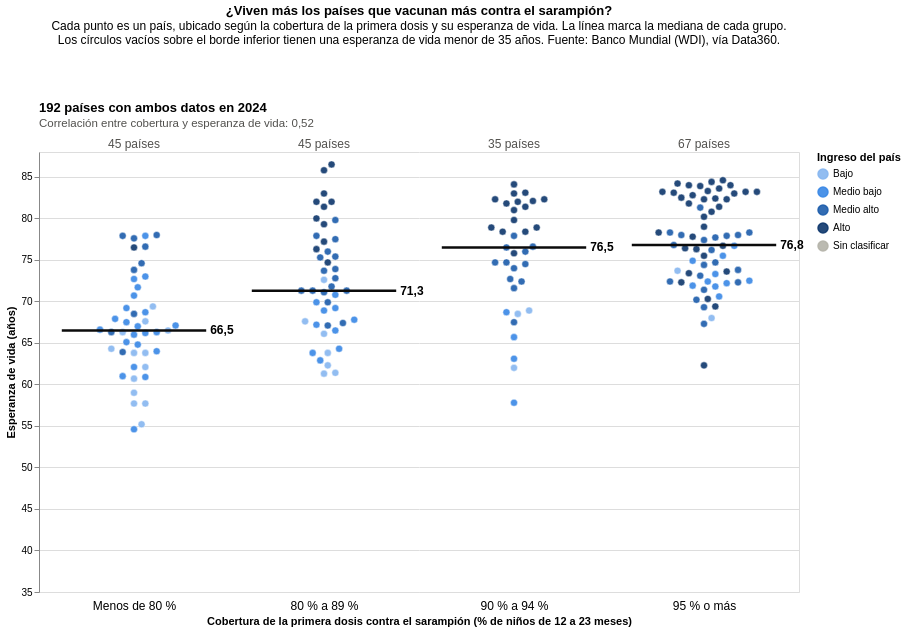

Write notebook code for a chart like this one.
### Code cell
anio_vac = alt.param(name="anio_vac", value=HASTA, bind=alt.binding_range(min=DESDE, max=HASTA, step=1, name="Año: "))
buscar_vac = alt.param(name="buscar_vac", value="", bind=alt.binding(input="search", placeholder="Ej.: Argentina", name="Buscar un país: "))
COINCIDE_VAC = "length(buscar_vac) > 1 && indexof(lower(datum.pais), lower(buscar_vac)) >= 0"

escala_x3 = alt.Scale(domain=[-0.5, 3.5], nice=False, zero=False)
eje_x3 = alt.Axis(values=[0, 1, 2, 3], grid=False, ticks=False, domain=False, labelFontSize=12, labelPadding=8,
                  labelExpr=f"{GRUPOS!r}[datum.value]")
TITULO_X3 = "Cobertura de la primera dosis contra el sarampión (% de niños de 12 a 23 meses)"
x3 = alt.X("x:Q", title=TITULO_X3, scale=escala_x3, axis=eje_x3)
y3 = alt.Y("vida:Q", title="Esperanza de vida (años)", scale=escala_vida)

base_vac = alt.Chart(vacunas).transform_filter("datum.anio == anio_vac")
FICHA_VAC = [
        alt.Tooltip("pais:N", title="País"),
        alt.Tooltip("anio:Q", title="Año", format="d"),
        alt.Tooltip("valor:Q", title="Vacunación contra el sarampión (%)", format="d"),
        alt.Tooltip("grupo:N", title="Grupo"),
        alt.Tooltip("vida:Q", title="Esperanza de vida (años)", format=".1f"),
        alt.Tooltip("ingreso:N", title="Grupo de ingreso"),
]
puntos_vac = base_vac.transform_filter(f"datum.vida >= {VIDA_MIN}").mark_circle(size=50, stroke="white", strokeWidth=0.5).encode(
    x=x3, y=y3, color=color_ingreso,
    opacity=alt.condition(f"length(buscar_vac) < 2 || {COINCIDE_VAC}", alt.value(0.9), alt.value(0.15)),
    tooltip=FICHA_VAC,
)
fuera_vac = base_vac.transform_filter(f"datum.vida < {VIDA_MIN}").mark_point(size=50, filled=False, strokeWidth=1.5).encode(
    x=x3, y=y3, color=color_ingreso, tooltip=FICHA_VAC)
nombre_vac = alt.Chart(vacunas).transform_filter(f"datum.anio == anio_vac && {COINCIDE_VAC}").mark_text(
    align="left", dx=7, dy=-7, fontWeight="bold").encode(x=x3, y=y3, text="pais:N")

base_med = alt.Chart(medianas).transform_filter("datum.anio == anio_vac")
x_med = lambda campo: alt.X(campo, title=TITULO_X3, scale=escala_x3, axis=eje_x3)
y_med = alt.Y("mediana:Q", title="Esperanza de vida (años)", scale=escala_vida)
linea_med = base_med.mark_rule(strokeWidth=2.5, color="#0b0b0b").encode(x=x_med("desde:Q"), x2="hasta:Q", y=y_med)
texto_med = base_med.mark_text(align="left", dx=4, fontWeight="bold", fontSize=12).encode(x=x_med("hasta:Q"), y=y_med, text="texto_mediana:N")
texto_n = base_med.mark_text(fontSize=12, color="#52514e", y=-8).encode(x=x_med("grupo_n:Q"), text="texto_n:N")

encabezado_vac = alt.Chart(textos_vacunas).transform_filter("datum.anio == anio_vac")
linea_1_vac = encabezado_vac.mark_text(align="left", x=0, y=-44, fontSize=13, fontWeight="bold").encode(text="linea_1:N")
linea_2_vac = encabezado_vac.mark_text(align="left", x=0, y=-28, fontSize=11.5, color="#52514e").encode(text="linea_2:N")

grafico_3 = (puntos_vac + fuera_vac + linea_med + texto_med + texto_n + nombre_vac + linea_1_vac + linea_2_vac).add_params(
    anio_vac, buscar_vac
).properties(
    width=ANCHO_3, height=ALTO_3,
    title={"text": "¿Viven más los países que vacunan más contra el sarampión?",
           "subtitle": ["Cada punto es un país, ubicado según la cobertura de la primera dosis y su esperanza de vida. La línea marca la mediana de cada grupo.",
                        "Los círculos vacíos sobre el borde inferior tienen una esperanza de vida menor de 35 años. Fuente: Banco Mundial (WDI), vía Data360."],
           "offset": 56},
)
grafico_3

### Figure 1 — Vega-Lite specification as saved in the notebook (floating-point values rounded to 4 significant figures; data arrays with more than 128 entries replaced by an {"elided": "..."} marker saying what was removed)
{"config": {"view": {"continuousWidth": 300, "continuousHeight": 300}}, "layer": [{"mark": {"type": "circle", "size": 50, "stroke": "white", "strokeWidth": 0.5}, "encoding": {"color": {"field": "ingreso", "legend": {"orient": "right"}, "scale": {"domain": ["Bajo", "Medio bajo", "Medio alto", "Alto", "Sin clasificar"], "range": ["#86b6ef", "#3987e5", "#1c5cab", "#0d366b", "#b4b2a9"]}, "title": "Ingreso del país", "type": "nominal"}, "opacity": {"condition": {"test": "length(buscar_vac) < 2 || length(buscar_vac) > 1 && indexof(lower(datum.pais), lower(buscar_vac)) >= 0", "value": 0.9}, "value": 0.15}, "tooltip": [{"field": "pais", "title": "País", "type": "nominal"}, {"field": "anio", "format": "d", "title": "Año", "type": "quantitative"}, {"field": "valor", "format": "d", "title": "Vacunación contra el sarampión (%)", "type": "quantitative"}, {"field": "grupo", "title": "Grupo", "type": "nominal"}, {"field": "vida", "format": ".1f", "title": "Esperanza de vida (años)", "type": "quantitative"}, {"field": "ingreso", "title": "Grupo de ingreso", "type": "nominal"}], "x": {"axis": {"domain": false, "grid": false, "labelExpr": "['Menos de 80 %', '80 % a 89 %', '90 % a 94 %', '95 % o más'][datum.value]", "labelFontSize": 12, "labelPadding": 8, "ticks": false, "values": [0, 1, 2, 3]}, "field": "x", "scale": {"domain": [-0.5, 3.5], "nice": false, "zero": false}, "title": "Cobertura de la primera dosis contra el sarampión (% de niños de 12 a 23 meses)", "type": "quantitative"}, "y": {"field": "vida", "scale": {"clamp": true, "domain": [35, 88]}, "title": "Esperanza de vida (años)", "type": "quantitative"}}, "transform": [{"filter": "datum.anio == anio_vac"}, {"filter": "datum.vida >= 35"}]}, {"mark": {"type": "point", "filled": false, "size": 50, "strokeWidth": 1.5}, "encoding": {"color": {"field": "ingreso", "legend": {"orient": "right"}, "scale": {"domain": ["Bajo", "Medio bajo", "Medio alto", "Alto", "Sin clasificar"], "range": ["#86b6ef", "#3987e5", "#1c5cab", "#0d366b", "#b4b2a9"]}, "title": "Ingreso del país", "type": "nominal"}, "tooltip": [{"field": "pais", "title": "País", "type": "nominal"}, {"field": "anio", "format": "d", "title": "Año", "type": "quantitative"}, {"field": "valor", "format": "d", "title": "Vacunación contra el sarampión (%)", "type": "quantitative"}, {"field": "grupo", "title": "Grupo", "type": "nominal"}, {"field": "vida", "format": ".1f", "title": "Esperanza de vida (años)", "type": "quantitative"}, {"field": "ingreso", "title": "Grupo de ingreso", "type": "nominal"}], "x": {"axis": {"domain": false, "grid": false, "labelExpr": "['Menos de 80 %', '80 % a 89 %', '90 % a 94 %', '95 % o más'][datum.value]", "labelFontSize": 12, "labelPadding": 8, "ticks": false, "values": [0, 1, 2, 3]}, "field": "x", "scale": {"domain": [-0.5, 3.5], "nice": false, "zero": false}, "title": "Cobertura de la primera dosis contra el sarampión (% de niños de 12 a 23 meses)", "type": "quantitative"}, "y": {"field": "vida", "scale": {"clamp": true, "domain": [35, 88]}, "title": "Esperanza de vida (años)", "type": "quantitative"}}, "transform": [{"filter": "datum.anio == anio_vac"}, {"filter": "datum.vida < 35"}]}, {"data": {"name": "data-6d691d7cf4b55bd3fcc97e4e4dee7a46"}, "mark": {"type": "rule", "color": "#0b0b0b", "strokeWidth": 2.5}, "encoding": {"x": {"axis": {"domain": false, "grid": false, "labelExpr": "['Menos de 80 %', '80 % a 89 %', '90 % a 94 %', '95 % o más'][datum.value]", "labelFontSize": 12, "labelPadding": 8, "ticks": false, "values": [0, 1, 2, 3]}, "field": "desde", "scale": {"domain": [-0.5, 3.5], "nice": false, "zero": false}, "title": "Cobertura de la primera dosis contra el sarampión (% de niños de 12 a 23 meses)", "type": "quantitative"}, "x2": {"field": "hasta"}, "y": {"field": "mediana", "scale": {"clamp": true, "domain": [35, 88]}, "title": "Esperanza de vida (años)", "type": "quantitative"}}, "transform": [{"filter": "datum.anio == anio_vac"}]}, {"data": {"name": "data-6d691d7cf4b55bd3fcc97e4e4dee7a46"}, "mark": {"type": "text", "align": "left", "dx": 4, "fontSize": 12, "fontWeight": "bold"}, "encoding": {"text": {"field": "texto_mediana", "type": "nominal"}, "x": {"axis": {"domain": false, "grid": false, "labelExpr": "['Menos de 80 %', '80 % a 89 %', '90 % a 94 %', '95 % o más'][datum.value]", "labelFontSize": 12, "labelPadding": 8, "ticks": false, "values": [0, 1, 2, 3]}, "field": "hasta", "scale": {"domain": [-0.5, 3.5], "nice": false, "zero": false}, "title": "Cobertura de la primera dosis contra el sarampión (% de niños de 12 a 23 meses)", "type": "quantitative"}, "y": {"field": "mediana", "scale": {"clamp": true, "domain": [35, 88]}, "title": "Esperanza de vida (años)", "type": "quantitative"}}, "transform": [{"filter": "datum.anio == anio_vac"}]}, {"data": {"name": "data-6d691d7cf4b55bd3fcc97e4e4dee7a46"}, "mark": {"type": "text", "color": "#52514e", "fontSize": 12, "y": -8}, "encoding": {"text": {"field": "texto_n", "type": "nominal"}, "x": {"axis": {"domain": false, "grid": false, "labelExpr": "['Menos de 80 %', '80 % a 89 %', '90 % a 94 %', '95 % o más'][datum.value]", "labelFontSize": 12, "labelPadding": 8, "ticks": false, "values": [0, 1, 2, 3]}, "field": "grupo_n", "scale": {"domain": [-0.5, 3.5], "nice": false, "zero": false}, "title": "Cobertura de la primera dosis contra el sarampión (% de niños de 12 a 23 meses)", "type": "quantitative"}}, "transform": [{"filter": "datum.anio == anio_vac"}]}, {"data": {"name": "data-0f6c56b40519fc1aa4f6e5c1e4e08784"}, "mark": {"type": "text", "align": "left", "dx": 7, "dy": -7, "fontWeight": "bold"}, "encoding": {"text": {"field": "pais", "type": "nominal"}, "x": {"axis": {"domain": false, "grid": false, "labelExpr": "['Menos de 80 %', '80 % a 89 %', '90 % a 94 %', '95 % o más'][datum.value]", "labelFontSize": 12, "labelPadding": 8, "ticks": false, "values": [0, 1, 2, 3]}, "field": "x", "scale": {"domain": [-0.5, 3.5], "nice": false, "zero": false}, "title": "Cobertura de la primera dosis contra el sarampión (% de niños de 12 a 23 meses)", "type": "quantitative"}, "y": {"field": "vida", "scale": {"clamp": true, "domain": [35, 88]}, "title": "Esperanza de vida (años)", "type": "quantitative"}}, "transform": [{"filter": "datum.anio == anio_vac && length(buscar_vac) > 1 && indexof(lower(datum.pais), lower(buscar_vac)) >= 0"}]}, {"data": {"name": "data-11ca5a2b5552c209d889a5bb3c308724"}, "mark": {"type": "text", "align": "left", "fontSize": 13, "fontWeight": "bold", "x": 0, "y": -44}, "encoding": {"text": {"field": "linea_1", "type": "nominal"}}, "transform": [{"filter": "datum.anio == anio_vac"}]}, {"data": {"name": "data-11ca5a2b5552c209d889a5bb3c308724"}, "mark": {"type": "text", "align": "left", "color": "#52514e", "fontSize": 11.5, "x": 0, "y": -28}, "encoding": {"text": {"field": "linea_2", "type": "nominal"}}, "transform": [{"filter": "datum.anio == anio_vac"}]}], "data": {"name": "data-0f6c56b40519fc1aa4f6e5c1e4e08784"}, "height": 440, "params": [{"name": "anio_vac", "bind": {"input": "range", "max": 2024, "min": 2000, "name": "Año: ", "step": 1}, "value": 2024}, {"name": "buscar_vac", "bind": {"input": "search", "name": "Buscar un país: ", "placeholder": "Ej.: Argentina"}, "value": ""}], "title": {"text": "¿Viven más los países que vacunan más contra el sarampión?", "subtitle": ["Cada punto es un país, ubicado según la cobertura de la primera dosis y su esperanza de vida. La línea marca la mediana de cada grupo.", "Los círculos vacíos sobre el borde inferior tienen una esperanza de vida menor de 35 años. Fuente: Banco Mundial (WDI), vía Data360."], "offset": 56}, "width": 760, "$schema": "https://vega.github.io/schema/vega-lite/v6.4.1.json", "datasets": {"data-0f6c56b40519fc1aa4f6e5c1e4e08784": {"elided": "4805 records"}, "data-6d691d7cf4b55bd3fcc97e4e4dee7a46": [{"anio": 2000, "grupo_n": 0, "mediana": 56.6, "n": 63, "desde": -0.38, "hasta": 0.38, "texto_mediana": "56,6", "texto_n": "63 países"}, {"anio": 2000, "grupo_n": 1, "mediana": 70.9, "n": 41, "desde": 0.62, "hasta": 1.38, "texto_mediana": "70,9", "texto_n": "41 países"}, {"anio": 2000, "grupo_n": 2, "mediana": 72.55, "n": 32, "desde": 1.62, "hasta": 2.38, "texto_mediana": "72,5", "texto_n": "32 países"}, {"anio": 2000, "grupo_n": 3, "mediana": 72.65, "n": 54, "desde": 2.62, "hasta": 3.38, "texto_mediana": "72,7", "texto_n": "54 países"}, {"anio": 2001, "grupo_n": 0, "mediana": 57.5, "n": 61, "desde": -0.38, "hasta": 0.38, "texto_mediana": "57,5", "texto_n": "61 países"}, {"anio": 2001, "grupo_n": 1, "mediana": 70.6, "n": 29, "desde": 0.62, "hasta": 1.38, "texto_mediana": "70,6", "texto_n": "29 países"}, {"anio": 2001, "grupo_n": 2, "mediana": 72.8, "n": 41, "desde": 1.62, "hasta": 2.38, "texto_mediana": "72,8", "texto_n": "41 países"}, {"anio": 2001, "grupo_n": 3, "mediana": 72.2, "n": 59, "desde": 2.62, "hasta": 3.38, "texto_mediana": "72,2", "texto_n": "59 países"}, {"anio": 2002, "grupo_n": 0, "mediana": 57.35, "n": 62, "desde": -0.38, "hasta": 0.38, "texto_mediana": "57,3", "texto_n": "62 países"}, {"anio": 2002, "grupo_n": 1, "mediana": 70.7, "n": 33, "desde": 0.62, "hasta": 1.38, "texto_mediana": "70,7", "texto_n": "33 países"}, {"anio": 2002, "grupo_n": 2, "mediana": 72.55, "n": 32, "desde": 1.62, "hasta": 2.38, "texto_mediana": "72,5", "texto_n": "32 países"}, {"anio": 2002, "grupo_n": 3, "mediana": 73.1, "n": 64, "desde": 2.62, "hasta": 3.38, "texto_mediana": "73,1", "texto_n": "64 países"}, {"anio": 2003, "grupo_n": 0, "mediana": 58.15, "n": 58, "desde": -0.38, "hasta": 0.38, "texto_mediana": "58,1", "texto_n": "58 países"}, {"anio": 2003, "grupo_n": 1, "mediana": 71.9, "n": 29, "desde": 0.62, "hasta": 1.38, "texto_mediana": "71,9", "texto_n": "29 países"}, {"anio": 2003, "grupo_n": 2, "mediana": 72.55, "n": 36, "desde": 1.62, "hasta": 2.38, "texto_mediana": "72,5", "texto_n": "36 países"}, {"anio": 2003, "grupo_n": 3, "mediana": 72.5, "n": 68, "desde": 2.62, "hasta": 3.38, "texto_mediana": "72,5", "texto_n": "68 países"}, {"anio": 2004, "grupo_n": 0, "mediana": 57.85, "n": 54, "desde": -0.38, "hasta": 0.38, "texto_mediana": "57,8", "texto_n": "54 países"}, {"anio": 2004, "grupo_n": 1, "mediana": 71.5, "n": 37, "desde": 0.62, "hasta": 1.38, "texto_mediana": "71,5", "texto_n": "37 países"}, {"anio": 2004, "grupo_n": 2, "mediana": 71.1, "n": 23, "desde": 1.62, "hasta": 2.38, "texto_mediana": "71,1", "texto_n": "23 países"}, {"anio": 2004, "grupo_n": 3, "mediana": 73.0, "n": 77, "desde": 2.62, "hasta": 3.38, "texto_mediana": "73,0", "texto_n": "77 países"}, {"anio": 2005, "grupo_n": 0, "mediana": 58.5, "n": 51, "desde": -0.38, "hasta": 0.38, "texto_mediana": "58,5", "texto_n": "51 países"}, {"anio": 2005, "grupo_n": 1, "mediana": 66.5, "n": 33, "desde": 0.62, "hasta": 1.38, "texto_mediana": "66,5", "texto_n": "33 países"}, {"anio": 2005, "grupo_n": 2, "mediana": 73.15, "n": 34, "desde": 1.62, "hasta": 2.38, "texto_mediana": "73,2", "texto_n": "34 países"}, {"anio": 2005, "grupo_n": 3, "mediana": 73.0, "n": 73, "desde": 2.62, "hasta": 3.38, "texto_mediana": "73,0", "texto_n": "73 países"}, {"anio": 2006, "grupo_n": 0, "mediana": 58.6, "n": 47, "desde": -0.38, "hasta": 0.38, "texto_mediana": "58,6", "texto_n": "47 países"}, {"anio": 2006, "grupo_n": 1, "mediana": 69.0, "n": 32, "desde": 0.62, "hasta": 1.38, "texto_mediana": "69,0", "texto_n": "32 países"}, {"anio": 2006, "grupo_n": 2, "mediana": 73.85, "n": 34, "desde": 1.62, "hasta": 2.38, "texto_mediana": "73,8", "texto_n": "34 países"}, {"anio": 2006, "grupo_n": 3, "mediana": 73.1, "n": 79, "desde": 2.62, "hasta": 3.38, "texto_mediana": "73,1", "texto_n": "79 países"}, {"anio": 2007, "grupo_n": 0, "mediana": 59.2, "n": 48, "desde": -0.38, "hasta": 0.38, "texto_mediana": "59,2", "texto_n": "48 países"}, {"anio": 2007, "grupo_n": 1, "mediana": 67.4, "n": 25, "desde": 0.62, "hasta": 1.38, "texto_mediana": "67,4", "texto_n": "25 países"}, {"anio": 2007, "grupo_n": 2, "mediana": 72.9, "n": 37, "desde": 1.62, "hasta": 2.38, "texto_mediana": "72,9", "texto_n": "37 países"}, {"anio": 2007, "grupo_n": 3, "mediana": 73.45, "n": 82, "desde": 2.62, "hasta": 3.38, "texto_mediana": "73,5", "texto_n": "82 países"}, {"anio": 2008, "grupo_n": 0, "mediana": 59.8, "n": 47, "desde": -0.38, "hasta": 0.38, "texto_mediana": "59,8", "texto_n": "47 países"}, {"anio": 2008, "grupo_n": 1, "mediana": 71.5, "n": 29, "desde": 0.62, "hasta": 1.38, "texto_mediana": "71,5", "texto_n": "29 países"}, {"anio": 2008, "grupo_n": 2, "mediana": 72.65, "n": 34, "desde": 1.62, "hasta": 2.38, "texto_mediana": "72,7", "texto_n": "34 países"}, {"anio": 2008, "grupo_n": 3, "mediana": 73.75, "n": 82, "desde": 2.62, "hasta": 3.38, "texto_mediana": "73,8", "texto_n": "82 países"}, {"anio": 2009, "grupo_n": 0, "mediana": 60.7, "n": 42, "desde": -0.38, "hasta": 0.38, "texto_mediana": "60,7", "texto_n": "42 países"}, {"anio": 2009, "grupo_n": 1, "mediana": 70.5, "n": 30, "desde": 0.62, "hasta": 1.38, "texto_mediana": "70,5", "texto_n": "30 países"}, {"anio": 2009, "grupo_n": 2, "mediana": 71.85, "n": 40, "desde": 1.62, "hasta": 2.38, "texto_mediana": "71,8", "texto_n": "40 países"}, {"anio": 2009, "grupo_n": 3, "mediana": 74.0, "n": 80, "desde": 2.62, "hasta": 3.38, "texto_mediana": "74,0", "texto_n": "80 países"}, {"anio": 2010, "grupo_n": 0, "mediana": 60.0, "n": 41, "desde": -0.38, "hasta": 0.38, "texto_mediana": "60,0", "texto_n": "41 países"}, {"anio": 2010, "grupo_n": 1, "mediana": 69.25, "n": 30, "desde": 0.62, "hasta": 1.38, "texto_mediana": "69,2", "texto_n": "30 países"}, {"anio": 2010, "grupo_n": 2, "mediana": 72.9, "n": 35, "desde": 1.62, "hasta": 2.38, "texto_mediana": "72,9", "texto_n": "35 países"}, {"anio": 2010, "grupo_n": 3, "mediana": 74.15, "n": 86, "desde": 2.62, "hasta": 3.38, "texto_mediana": "74,2", "texto_n": "86 países"}, {"anio": 2011, "grupo_n": 0, "mediana": 60.6, "n": 36, "desde": -0.38, "hasta": 0.38, "texto_mediana": "60,6", "texto_n": "36 países"}, {"anio": 2011, "grupo_n": 1, "mediana": 68.6, "n": 37, "desde": 0.62, "hasta": 1.38, "texto_mediana": "68,6", "texto_n": "37 países"}, {"anio": 2011, "grupo_n": 2, "mediana": 74.45, "n": 38, "desde": 1.62, "hasta": 2.38, "texto_mediana": "74,5", "texto_n": "38 países"}, {"anio": 2011, "grupo_n": 3, "mediana": 74.45, "n": 82, "desde": 2.62, "hasta": 3.38, "texto_mediana": "74,5", "texto_n": "82 países"}, {"anio": 2012, "grupo_n": 0, "mediana": 61.55, "n": 34, "desde": -0.38, "hasta": 0.38, "texto_mediana": "61,5", "texto_n": "34 países"}, {"anio": 2012, "grupo_n": 1, "mediana": 68.25, "n": 34, "desde": 0.62, "hasta": 1.38, "texto_mediana": "68,2", "texto_n": "34 países"}, {"anio": 2012, "grupo_n": 2, "mediana": 74.4, "n": 45, "desde": 1.62, "hasta": 2.38, "texto_mediana": "74,4", "texto_n": "45 países"}, {"anio": 2012, "grupo_n": 3, "mediana": 74.85, "n": 80, "desde": 2.62, "hasta": 3.38, "texto_mediana": "74,8", "texto_n": "80 países"}, {"anio": 2013, "grupo_n": 0, "mediana": 62.2, "n": 33, "desde": -0.38, "hasta": 0.38, "texto_mediana": "62,2", "texto_n": "33 países"}, {"anio": 2013, "grupo_n": 1, "mediana": 66.8, "n": 35, "desde": 0.62, "hasta": 1.38, "texto_mediana": "66,8", "texto_n": "35 países"}, {"anio": 2013, "grupo_n": 2, "mediana": 75.15, "n": 46, "desde": 1.62, "hasta": 2.38, "texto_mediana": "75,2", "texto_n": "46 países"}, {"anio": 2013, "grupo_n": 3, "mediana": 74.9, "n": 79, "desde": 2.62, "hasta": 3.38, "texto_mediana": "74,9", "texto_n": "79 países"}, {"anio": 2014, "grupo_n": 0, "mediana": 62.65, "n": 34, "desde": -0.38, "hasta": 0.38, "texto_mediana": "62,6", "texto_n": "34 países"}, {"anio": 2014, "grupo_n": 1, "mediana": 67.8, "n": 39, "desde": 0.62, "hasta": 1.38, "texto_mediana": "67,8", "texto_n": "39 países"}, {"anio": 2014, "grupo_n": 2, "mediana": 75.3, "n": 43, "desde": 1.62, "hasta": 2.38, "texto_mediana": "75,3", "texto_n": "43 países"}, {"anio": 2014, "grupo_n": 3, "mediana": 74.9, "n": 77, "desde": 2.62, "hasta": 3.38, "texto_mediana": "74,9", "texto_n": "77 países"}, {"anio": 2015, "grupo_n": 0, "mediana": 63.4, "n": 41, "desde": -0.38, "hasta": 0.38, "texto_mediana": "63,4", "texto_n": "41 países"}, {"anio": 2015, "grupo_n": 1, "mediana": 69.4, "n": 37, "desde": 0.62, "hasta": 1.38, "texto_mediana": "69,4", "texto_n": "37 países"}, {"anio": 2015, "grupo_n": 2, "mediana": 76.5, "n": 32, "desde": 1.62, "hasta": 2.38, "texto_mediana": "76,5", "texto_n": "32 países"}, {"anio": 2015, "grupo_n": 3, "mediana": 74.9, "n": 83, "desde": 2.62, "hasta": 3.38, "texto_mediana": "74,9", "texto_n": "83 países"}, {"anio": 2016, "grupo_n": 0, "mediana": 63.65, "n": 42, "desde": -0.38, "hasta": 0.38, "texto_mediana": "63,6", "texto_n": "42 países"}, {"anio": 2016, "grupo_n": 1, "mediana": 70.3, "n": 36, "desde": 0.62, "hasta": 1.38, "texto_mediana": "70,3", "texto_n": "36 países"}, {"anio": 2016, "grupo_n": 2, "mediana": 76.2, "n": 33, "desde": 1.62, "hasta": 2.38, "texto_mediana": "76,2", "texto_n": "33 países"}, {"anio": 2016, "grupo_n": 3, "mediana": 74.95, "n": 82, "desde": 2.62, "hasta": 3.38, "texto_mediana": "75,0", "texto_n": "82 países"}, {"anio": 2017, "grupo_n": 0, "mediana": 63.8, "n": 37, "desde": -0.38, "hasta": 0.38, "texto_mediana": "63,8", "texto_n": "37 países"}, {"anio": 2017, "grupo_n": 1, "mediana": 70.0, "n": 39, "desde": 0.62, "hasta": 1.38, "texto_mediana": "70,0", "texto_n": "39 países"}, {"anio": 2017, "grupo_n": 2, "mediana": 75.5, "n": 43, "desde": 1.62, "hasta": 2.38, "texto_mediana": "75,5", "texto_n": "43 países"}, {"anio": 2017, "grupo_n": 3, "mediana": 75.65, "n": 74, "desde": 2.62, "hasta": 3.38, "texto_mediana": "75,7", "texto_n": "74 países"}, {"anio": 2018, "grupo_n": 0, "mediana": 64.5, "n": 41, "desde": -0.38, "hasta": 0.38, "texto_mediana": "64,5", "texto_n": "41 países"}, {"anio": 2018, "grupo_n": 1, "mediana": 69.8, "n": 39, "desde": 0.62, "hasta": 1.38, "texto_mediana": "69,8", "texto_n": "39 países"}, {"anio": 2018, "grupo_n": 2, "mediana": 75.9, "n": 41, "desde": 1.62, "hasta": 2.38, "texto_mediana": "75,9", "texto_n": "41 países"}, {"anio": 2018, "grupo_n": 3, "mediana": 76.3, "n": 72, "desde": 2.62, "hasta": 3.38, "texto_mediana": "76,3", "texto_n": "72 países"}, {"anio": 2019, "grupo_n": 0, "mediana": 63.5, "n": 39, "desde": -0.38, "hasta": 0.38, "texto_mediana": "63,5", "texto_n": "39 países"}, {"anio": 2019, "grupo_n": 1, "mediana": 70.2, "n": 34, "desde": 0.62, "hasta": 1.38, "texto_mediana": "70,2", "texto_n": "34 países"}, {"anio": 2019, "grupo_n": 2, "mediana": 75.0, "n": 37, "desde": 1.62, "hasta": 2.38, "texto_mediana": "75,0", "texto_n": "37 países"}, {"anio": 2019, "grupo_n": 3, "mediana": 75.9, "n": 83, "desde": 2.62, "hasta": 3.38, "texto_mediana": "75,9", "texto_n": "83 países"}, {"anio": 2020, "grupo_n": 0, "mediana": 65.45, "n": 52, "desde": -0.38, "hasta": 0.38, "texto_mediana": "65,4", "texto_n": "52 países"}, {"anio": 2020, "grupo_n": 1, "mediana": 69.95, "n": 40, "desde": 0.62, "hasta": 1.38, "texto_mediana": "70,0", "texto_n": "40 países"}, {"anio": 2020, "grupo_n": 2, "mediana": 74.8, "n": 43, "desde": 1.62, "hasta": 2.38, "texto_mediana": "74,8", "texto_n": "43 países"}, {"anio": 2020, "grupo_n": 3, "mediana": 77.05, "n": 58, "desde": 2.62, "hasta": 3.38, "texto_mediana": "77,1", "texto_n": "58 países"}, {"anio": 2021, "grupo_n": 0, "mediana": 66.2, "n": 59, "desde": -0.38, "hasta": 0.38, "texto_mediana": "66,2", "texto_n": "59 países"}, {"anio": 2021, "grupo_n": 1, "mediana": 70.15, "n": 40, "desde": 0.62, "hasta": 1.38, "texto_mediana": "70,2", "texto_n": "40 países"}, {"anio": 2021, "grupo_n": 2, "mediana": 75.4, "n": 35, "desde": 1.62, "hasta": 2.38, "texto_mediana": "75,4", "texto_n": "35 países"}, {"anio": 2021, "grupo_n": 3, "mediana": 74.4, "n": 59, "desde": 2.62, "hasta": 3.38, "texto_mediana": "74,4", "texto_n": "59 países"}, {"anio": 2022, "grupo_n": 0, "mediana": 66.5, "n": 52, "desde": -0.38, "hasta": 0.38, "texto_mediana": "66,5", "texto_n": "52 países"}, {"anio": 2022, "grupo_n": 1, "mediana": 71.6, "n": 43, "desde": 0.62, "hasta": 1.38, "texto_mediana": "71,6", "texto_n": "43 países"}, {"anio": 2022, "grupo_n": 2, "mediana": 74.9, "n": 32, "desde": 1.62, "hasta": 2.38, "texto_mediana": "74,9", "texto_n": "32 países"}, {"anio": 2022, "grupo_n": 3, "mediana": 76.75, "n": 66, "desde": 2.62, "hasta": 3.38, "texto_mediana": "76,8", "texto_n": "66 países"}, {"anio": 2023, "grupo_n": 0, "mediana": 66.65, "n": 48, "desde": -0.38, "hasta": 0.38, "texto_mediana": "66,7", "texto_n": "48 países"}, {"anio": 2023, "grupo_n": 1, "mediana": 72.6, "n": 47, "desde": 0.62, "hasta": 1.38, "texto_mediana": "72,6", "texto_n": "47 países"}, {"anio": 2023, "grupo_n": 2, "mediana": 77.0, "n": 34, "desde": 1.62, "hasta": 2.38, "texto_mediana": "77,0", "texto_n": "34 países"}, {"anio": 2023, "grupo_n": 3, "mediana": 76.65, "n": 64, "desde": 2.62, "hasta": 3.38, "texto_mediana": "76,7", "texto_n": "64 países"}, {"anio": 2024, "grupo_n": 0, "mediana": 66.5, "n": 45, "desde": -0.38, "hasta": 0.38, "texto_mediana": "66,5", "texto_n": "45 países"}, {"anio": 2024, "grupo_n": 1, "mediana": 71.3, "n": 45, "desde": 0.62, "hasta": 1.38, "texto_mediana": "71,3", "texto_n": "45 países"}, {"anio": 2024, "grupo_n": 2, "mediana": 76.5, "n": 35, "desde": 1.62, "hasta": 2.38, "texto_mediana": "76,5", "texto_n": "35 países"}, {"anio": 2024, "grupo_n": 3, "mediana": 76.8, "n": 67, "desde": 2.62, "hasta": 3.38, "texto_mediana": "76,8", "texto_n": "67 países"}], "data-11ca5a2b5552c209d889a5bb3c308724": [{"anio": 2000, "linea_1": "190 países con ambos datos en 2000", "linea_2": "Correlación entre cobertura y esperanza de vida: 0,69"}, {"anio": 2001, "linea_1": "190 países con ambos datos en 2001", "linea_2": "Correlación entre cobertura y esperanza de vida: 0,68"}, {"anio": 2002, "linea_1": "191 países con ambos datos en 2002", "linea_2": "Correlación entre cobertura y esperanza de vida: 0,67"}, {"anio": 2003, "linea_1": "191 países con ambos datos en 2003", "linea_2": "Correlación entre cobertura y esperanza de vida: 0,64"}, {"anio": 2004, "linea_1": "191 países con ambos datos en 2004", "linea_2": "Correlación entre cobertura y esperanza de vida: 0,60"}, {"anio": 2005, "linea_1": "191 países con ambos datos en 2005", "linea_2": "Correlación entre cobertura y esperanza de vida: 0,61"}, {"anio": 2006, "linea_1": "192 países con ambos datos en 2006", "linea_2": "Correlación entre cobertura y esperanza de vida: 0,62"}, {"anio": 2007, "linea_1": "192 países con ambos datos en 2007", "linea_2": "Correlación entre cobertura y esperanza de vida: 0,61"}, {"anio": 2008, "linea_1": "192 países con ambos datos en 2008", "linea_2": "Correlación entre cobertura y esperanza de vida: 0,62"}, {"anio": 2009, "linea_1": "192 países con ambos datos en 2009", "linea_2": "Correlación entre cobertura y esperanza de vida: 0,58"}, {"anio": 2010, "linea_1": "192 países con ambos datos en 2010", "linea_2": "Correlación entre cobertura y esperanza de vida: 0,56"}, {"anio": 2011, "linea_1": "193 países con ambos datos en 2011", "linea_2": "Correlación entre cobertura y esperanza de vida: 0,61"}, {"anio": 2012, "linea_1": "193 países con ambos datos en 2012", "linea_2": "Correlación entre cobertura y esperanza de vida: 0,61"}, {"anio": 2013, "linea_1": "193 países con ambos datos en 2013", "linea_2": "Correlación entre cobertura y esperanza de vida: 0,62"}, {"anio": 2014, "linea_1": "193 países con ambos datos en 2014", "linea_2": "Correlación entre cobertura y esperanza de vida: 0,63"}, {"anio": 2015, "linea_1": "193 países con ambos datos en 2015", "linea_2": "Correlación entre cobertura y esperanza de vida: 0,62"}, {"anio": 2016, "linea_1": "193 países con ambos datos en 2016", "linea_2": "Correlación entre cobertura y esperanza de vida: 0,59"}, {"anio": 2017, "linea_1": "193 países con ambos datos en 2017", "linea_2": "Correlación entre cobertura y esperanza de vida: 0,64"}, {"anio": 2018, "linea_1": "193 países con ambos datos en 2018", "linea_2": "Correlación entre cobertura y esperanza de vida: 0,58"}, {"anio": 2019, "linea_1": "193 países con ambos datos en 2019", "linea_2": "Correlación entre cobertura y esperanza de vida: 0,60"}, {"anio": 2020, "linea_1": "193 países con ambos datos en 2020", "linea_2": "Correlación entre cobertura y esperanza de vida: 0,57"}, {"anio": 2021, "linea_1": "193 países con ambos datos en 2021", "linea_2": "Correlación entre cobertura y esperanza de vida: 0,55"}, {"anio": 2022, "linea_1": "193 países con ambos datos en 2022", "linea_2": "Correlación entre cobertura y esperanza de vida: 0,57"}, {"anio": 2023, "linea_1": "193 países con ambos datos en 2023", "linea_2": "Correlación entre cobertura y esperanza de vida: 0,53"}, {"anio": 2024, "linea_1": "192 países con ambos datos en 2024", "linea_2": "Correlación entre cobertura y esperanza de vida: 0,52"}]}}
